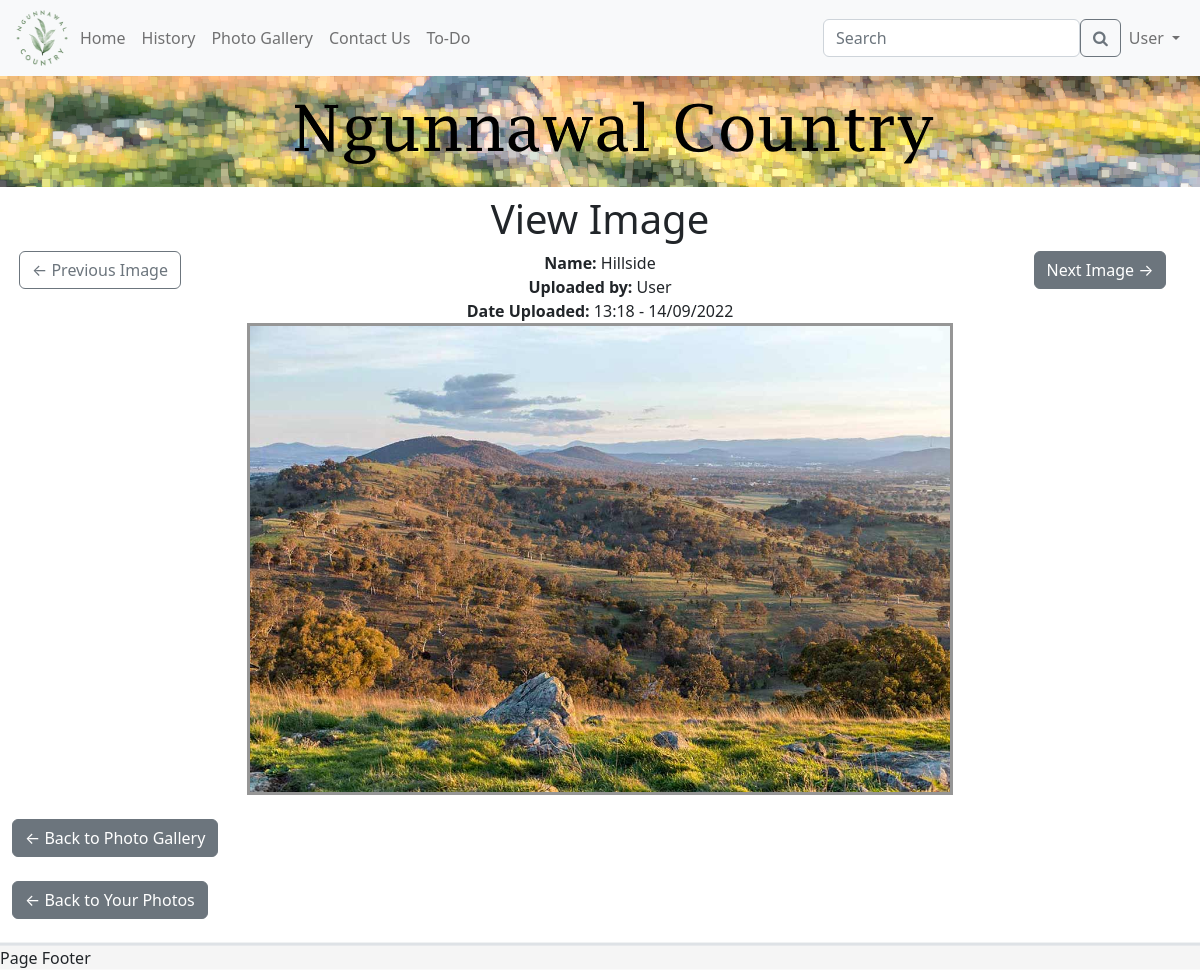
/userPhotos/1 (signed in), run on the app's committed database.
### models.py (models this page shows, shortened)
class User(UserMixin, db.Model):
    id = db.Column(db.Integer, primary_key=True)
    email_address = db.Column(db.String(255), unique=True)
    name = db.Column(db.String(255))
    password_hash = db.Column(db.String(255))
    user_level = db.Column(db.Integer)

class Photos(db.Model):
    photoid = db.Column(db.Integer, primary_key=True)
    title = db.Column(db.String(255))
    filename = db.Column(db.String(255))
    userid = db.Column(db.Integer)
    dateSubmitted = db.Column(db.DateTime)

### app.py (the view)
@app.route('/userPhotos/<photo_id>')
@login_required
def photo_display(photo_id):
    image = Photos.query.filter_by(photoid=photo_id).all()  # gets image by the photo id in the URL
    max_image = db.session.query(func.max(Photos.photoid)).scalar()  # gets max value of photo id as a readable int (scalar)
    all_users = User.query.all()  # gets all users
    return render_template("photoDisplay.html", user=current_user, photo=image, max_photo=max_image, title="View Image", users=all_users)

### models.py (called while the page is built)
@login.user_loader
def load_user(id):
    return User.query.get(int(id))

### templates/photoDisplay.html (shortened to what this page needs)
{% extends 'template.html' %}
{% block cellContent1 %}
    {% for image in photo %}
        <div class="align-centre">
            <div class="row">
                <div class="col-2">
                    {% if image.photoid == 1 %}
                        <button class="btn btn-outline-secondary">← Previous Image</button>
                    {% else %}
                        <form name="previous" method="GET" action="/userPhotos/{{ image.photoid - 1 }}">
                            <button name="previous" class="btn btn-secondary">← Previous Image</button>
                        </form>
                    {% endif %}
                </div>
                <div class="col-8">
                    <span class="fw-semibold">Name: </span>{{ image.title }} <br>
                    <span class="fw-semibold">Uploaded by: </span>
                    {% for user in users %}
                        {% if user.id == image.userid %}
                            {{ user.name }}
                        {% endif %}
                    {% endfor %}
                    <br>
                    <span class="fw-semibold">Date Uploaded: </span>{{ image.dateSubmitted.strftime('%H:%M - %d/%m/%Y') }}
                    <br>
                </div>
                <div class="col-2">
                    {% if max_photo == image.photoid %}
                        <button class="btn btn-outline-secondary">Next Image →</button>
                    {% else %}
                        <form name="next" method="GET" action="/userPhotos/{{ image.photoid + 1 }}">
                            <button name="next" class="btn btn-secondary">Next Image →</button>
                        </form>
                    {% endif %}
                </div>
            </div>
            <img class="centre-img img-border" src="/static/images/userPhotos/{{ image.filename }}" width="60%">
        </div>
        <br>
        <a href="/gallery">
            <button class="btn btn-secondary">← Back to Photo Gallery</button>
        </a>
        <br><br>
        <a href="/userPhotos">
            <button class="btn btn-secondary">← Back to Your Photos</button>
        </a>
        <br><br>
    {% endfor %}
{% endblock %}

### templates/template.html (shortened to what this page needs)
<!DOCTYPE html>
<html lang="en">
<head>
    <link rel="stylesheet" href="/static/ngunnawal.css">
    <link rel="stylesheet" href="/static/css/bootstrap.css">
    <link rel="stylesheet" href="https://cdnjs.cloudflare.com/ajax/libs/font-awesome/4.7.0/css/font-awesome.min.css">
</head>
<body>
<nav class="navbar navbar-expand-lg bg-light sticky-top">
    <div class="container-fluid">
        <a href="/">
            <img src="/static/images/logo.png" alt="logo" width="60" height="60">
        </a>
        <div class="collapse navbar-collapse" id="navbarNav">
            <ul class="navbar-nav">
                <li class="nav-item">
                    <a class="nav-link underline" href="/">Home</a>
                </li>
                <li class="nav-item">
                    <a class="nav-link underline" href="/history">History</a>
                </li>
                <li class="nav-item">
                    <a class="nav-link underline" href="/gallery">Photo Gallery</a>
                </li>
                {% if user.user_level == 2 %}
                    <li class="nav-item dropdown">
                        <a class="nav-link dropdown-toggle underline" href="/" id="navbarDropdown" role="button"
                           data-bs-toggle="dropdown" aria-expanded="false">
                            Contact Us
                        </a>
                        <ul class="dropdown-menu dropdown-menu-light"
                            aria-labelledby="navbarDropdown">
                            <li><a class="dropdown-item" href="/contact">Contact Page</a></li>
                            <div class="dropdown-divider"></div>
                            <li><a class="dropdown-item underline" href="/contact_messages">Contact Messages</a></li>
                        </ul>
                    </li>
                    <li>
                        <a class="nav-link underline" href="/admin/list_all_users">All users</a>
                    </li>
                {% else %}
                    <li class="nav-item">
                        <a class="nav-link underline" href="/contact">Contact Us</a>
                    </li>
                {% endif %}
                <li class="nav-item">
                    <a class="nav-link underline" href="/todo">To-Do</a>
                </li>
            </ul>
        </div>
        <form class="d-flex" role="search">
            <input class="form-control" type="search" placeholder="Search" aria-label="Search">
            <button class="btn btn-outline-secondary" type="submit"><i class="fa fa-search"></i></button>
        </form>
        <div class="nav navbar-nav">
            {% if user.is_anonymous %}
                <li class="nav-item dropdown">
                    <a class="nav-link dropdown-toggle underline" href="/" id="navbarDropdown" role="button"
                       data-bs-toggle="dropdown" aria-expanded="false">
                        Log in
                    </a>
                    <ul class="dropdown-menu dropdown-menu-light dropdown-menu-end" aria-labelledby="navbarDropdown">
                        <li><a class="dropdown-item" href="/login">Log In</a></li>
                        <div class="dropdown-divider"></div>
                        <li><a class="dropdown-item" href="/register">Register Account</a></li>
                    </ul>
                </li>
            {% else %}
                <li class="nav-item dropdown">
                    <a class="nav-link dropdown-toggle underline" href="/" id="navbarDropdown" role="button"
                       data-bs-toggle="dropdown" aria-expanded="false">
                        {{ user.name }}
                    </a>
                </li>
            {% endif %}
        </div>
    </div>
</nav>
<div class="banner">
    <img style="margin-bottom: 0.5em" src="/static/images/banner_small.png" alt="website banner">
</div>
<div class="container-fluid">
    <div class="row">
        <div class="col-12 align-centre">
            <h1>{{ title }}</h1>
        </div>
    </div>
    <div class="row">
        <div class="col-12">
            {% block cellContent1 %} {% endblock %}
        </div>
    </div>
</div>
<div class="footer sticky-bottom border-top border-3">
    Page Footer
</div>
</body>
</html>

### static/ngunnawal.css (style rules this page uses)
* { margin: 0; padding: 0; box-sizing: border-box; }
body { background-color: #cff2ec; }
.banner > img { display: block; margin-left: auto; margin-right: auto; max-height: 100%; max-width: 100%; height: auto; }
.centre-img { display: block; margin-left: auto; margin-right: auto; max-height: 100%; max-width: 100%; height: auto; }
.img-border { border: 3px solid #969696; }
.align-centre { text-align: center; }
.footer { overflow: hidden; background-color: rgb(245, 245, 245); width: 100%; bottom: 0; }

### data on the page
User: name "User"
Photos: shows "← Previous Image", title "Hillside", dateSubmitted "13:18 - 14/09/2022", filename (picture)

### other printed values
{{ title }} "View Image"
